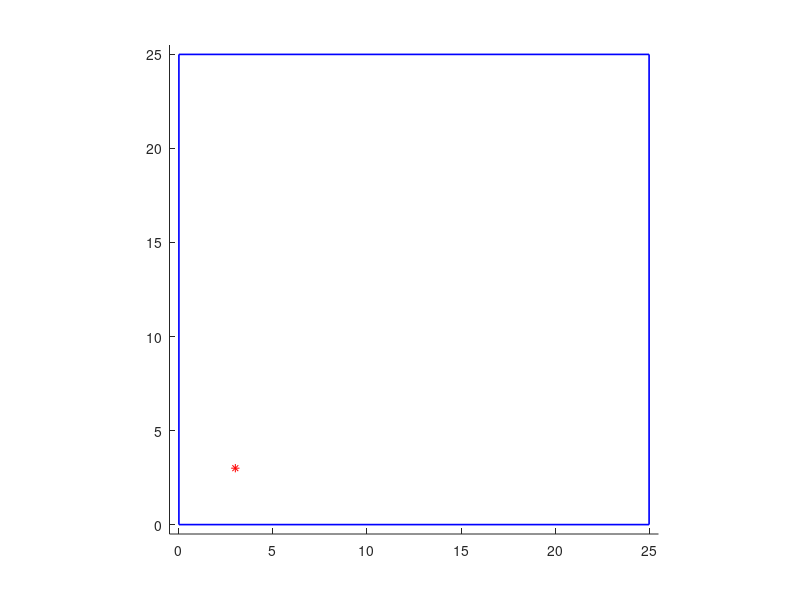

MATLAB code to generate this figure: (Note: this script raises an error after producing the figure.)
clc
clear
close all

%% vehicle stats
width = 1.760;%m
height = 4.585;%m
maxR = 5; %m

%% ask for world boundaries
% xDim = abs(input('Give me X dimension\n')); 
xDim = 25;yDim = 25;
% yDim = abs(input('Give me Y dimension\n'));
walls = {};
%% transform boundaries to walls
%               x1,x2; y1,y2
walls{end+1} = [0,xDim;0,0];
walls{end+1} = [xDim,xDim;0,yDim];
walls{end+1} = [xDim,0;yDim,yDim];
walls{end+1} = [0,0;yDim,0];


%% draw walls
for i = 1:numel(walls)
    hold on
    plot(walls{i}(1,:),walls{i}(2,:),'b','LineWidth', 1.2)
end
axis('equal')
xlim([-0.5, xDim+0.5])
ylim([-0.5, yDim+0.5])

%% ask for start position of vehicle
disp('Click on start position')
% [xStart, yStart] = ginput(1);
xStart =3; yStart = 3;

plot(xStart,yStart,'r*')

%% ask for phi of vehicle at start
% [xTemp, yTemp] = ginput(1);
% xTemp = xStart - xTemp;
% yTemp = yStart - yTemp;
% psiStart = atan(yTemp/xTemp);
psiStart = pi/2;
plot_vehicle(xStart,yStart,psiStart,width,height)


%% ask for end position of vehicle
disp('Click on end position')
% [xFinal, yFinal] = ginput(1);
xFinal = 20; yFinal = 20;
plot(xFinal,yFinal,'g*')


%% ask for psi of vehicle at end
% [xTemp, yTemp] = ginput(1);
% xTemp = xFinal - xTemp;
% yTemp = yFinal - yTemp;
% psiFinal = atan2(yTemp/xTemp);
psiFinal = 0;
plot([xFinal,xFinal+cos(psiFinal)],[yFinal,yFinal+sin(psiFinal)],'r')

planner = motion_planner(walls,xFinal, yFinal, psiFinal, xStart, yStart, psiStart);

points = planner.basic_trajectory(); 